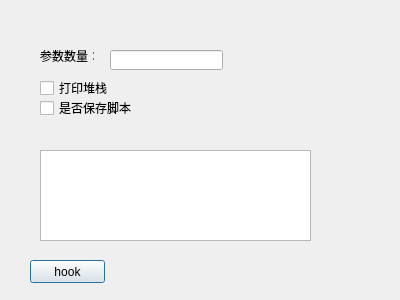
<?xml version="1.0" encoding="UTF-8"?>
<ui version="4.0">
 <class>Dialog</class>
 <widget class="QDialog" name="Dialog">
  <property name="geometry">
   <rect>
    <x>0</x>
    <y>0</y>
    <width>400</width>
    <height>300</height>
   </rect>
  </property>
  <property name="windowTitle">
   <string>Dialog</string>
  </property>
  <widget class="QPushButton" name="btn_hook">
   <property name="geometry">
    <rect>
     <x>30</x>
     <y>260</y>
     <width>75</width>
     <height>23</height>
    </rect>
   </property>
   <property name="text">
    <string>hook</string>
   </property>
  </widget>
  <widget class="QLabel" name="label">
   <property name="geometry">
    <rect>
     <x>40</x>
     <y>50</y>
     <width>54</width>
     <height>12</height>
    </rect>
   </property>
   <property name="text">
    <string>参数数量：</string>
   </property>
  </widget>
  <widget class="QLineEdit" name="edit_hook_num">
   <property name="geometry">
    <rect>
     <x>110</x>
     <y>50</y>
     <width>113</width>
     <height>20</height>
    </rect>
   </property>
  </widget>
  <widget class="QCheckBox" name="cb_print_stack">
   <property name="geometry">
    <rect>
     <x>40</x>
     <y>80</y>
     <width>71</width>
     <height>16</height>
    </rect>
   </property>
   <property name="text">
    <string>打印堆栈</string>
   </property>
  </widget>
  <widget class="QCheckBox" name="cb_is_save_script">
   <property name="geometry">
    <rect>
     <x>40</x>
     <y>100</y>
     <width>101</width>
     <height>16</height>
    </rect>
   </property>
   <property name="text">
    <string>是否保存脚本</string>
   </property>
  </widget>
  <widget class="QPlainTextEdit" name="te_print_args">
   <property name="geometry">
    <rect>
     <x>40</x>
     <y>150</y>
     <width>271</width>
     <height>91</height>
    </rect>
   </property>
  </widget>
 </widget>
 <resources/>
 <connections/>
</ui>
